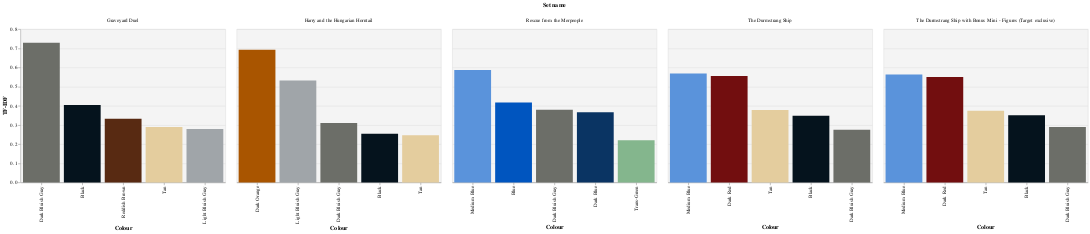

Source (notebook cell):
### Markdown cell above
### Goblet of Fire

### Code cell
alt.Chart(largest_colors_tfidf[largest_colors_tfidf['theme_name']=="Goblet of Fire"]).mark_bar().encode(
    y=alt.X('tf_idf', title='TF-IDF'),
    x=alt.X('color_name', sort=alt.Sort(field='tf_idf:Q', order='ascending'), title='Colour'),
    color=alt.Color("hex:N", scale=None, title='Colour'),
    tooltip=['hex'],
    column=alt.Column('name', title='Set name')
).resolve_scale(x='independent').configure_view(
    fill='#f4f4f4'
)

### Figure 1 — Vega-Lite specification as saved in the notebook (floating-point values rounded to 4 significant figures)
{"$schema": "https://vega.github.io/schema/vega-lite/v3.2.1.json", "config": {"mark": {"tooltip": null}, "view": {"fill": "#f4f4f4", "height": 300, "width": 400}}, "data": {"name": "data-171256b97035d6a378b69a967e35f8b7"}, "datasets": {"data-171256b97035d6a378b69a967e35f8b7": [{"color_name": "Medium Blue", "hex": "#5A93DB", "name": "Rescue from the Merpeople", "set_num": "4762-1", "tf_idf": 0.5861, "theme_name": "Goblet of Fire"}, {"color_name": "Blue", "hex": "#0055BF", "name": "Rescue from the Merpeople", "set_num": "4762-1", "tf_idf": 0.4174, "theme_name": "Goblet of Fire"}, {"color_name": "Dark Bluish Gray", "hex": "#6C6E68", "name": "Rescue from the Merpeople", "set_num": "4762-1", "tf_idf": 0.3792, "theme_name": "Goblet of Fire"}, {"color_name": "Dark Blue", "hex": "#0A3463", "name": "Rescue from the Merpeople", "set_num": "4762-1", "tf_idf": 0.3658, "theme_name": "Goblet of Fire"}, {"color_name": "Trans-Green", "hex": "#84B68D", "name": "Rescue from the Merpeople", "set_num": "4762-1", "tf_idf": 0.2198, "theme_name": "Goblet of Fire"}, {"color_name": "Dark Bluish Gray", "hex": "#6C6E68", "name": "Graveyard Duel", "set_num": "4766-1", "tf_idf": 0.7287, "theme_name": "Goblet of Fire"}, {"color_name": "Black", "hex": "#05131D", "name": "Graveyard Duel", "set_num": "4766-1", "tf_idf": 0.4045, "theme_name": "Goblet of Fire"}, {"color_name": "Reddish Brown", "hex": "#582A12", "name": "Graveyard Duel", "set_num": "4766-1", "tf_idf": 0.3317, "theme_name": "Goblet of Fire"}, {"color_name": "Tan", "hex": "#E4CD9E", "name": "Graveyard Duel", "set_num": "4766-1", "tf_idf": 0.2898, "theme_name": "Goblet of Fire"}, {"color_name": "Light Bluish Gray", "hex": "#A0A5A9", "name": "Graveyard Duel", "set_num": "4766-1", "tf_idf": 0.2784, "theme_name": "Goblet of Fire"}, {"color_name": "Dark Orange", "hex": "#A95500", "name": "Harry and the Hungarian Horntail", "set_num": "4767-1", "tf_idf": 0.6927, "theme_name": "Goblet of Fire"}, {"color_name": "Light Bluish Gray", "hex": "#A0A5A9", "name": "Harry and the Hungarian Horntail", "set_num": "4767-1", "tf_idf": 0.5322, "theme_name": "Goblet of Fire"}, {"color_name": "Dark Bluish Gray", "hex": "#6C6E68", "name": "Harry and the Hungarian Horntail", "set_num": "4767-1", "tf_idf": 0.3105, "theme_name": "Goblet of Fire"}, {"color_name": "Black", "hex": "#05131D", "name": "Harry and the Hungarian Horntail", "set_num": "4767-1", "tf_idf": 0.2545, "theme_name": "Goblet of Fire"}, {"color_name": "Tan", "hex": "#E4CD9E", "name": "Harry and the Hungarian Horntail", "set_num": "4767-1", "tf_idf": 0.2463, "theme_name": "Goblet of Fire"}, {"color_name": "Medium Blue", "hex": "#5A93DB", "name": "The Durmstrang Ship", "set_num": "4768-1", "tf_idf": 0.569, "theme_name": "Goblet of Fire"}, {"color_name": "Dark Red", "hex": "#720E0F", "name": "The Durmstrang Ship", "set_num": "4768-1", "tf_idf": 0.5559, "theme_name": "Goblet of Fire"}, {"color_name": "Tan", "hex": "#E4CD9E", "name": "The Durmstrang Ship", "set_num": "4768-1", "tf_idf": 0.3778, "theme_name": "Goblet of Fire"}, {"color_name": "Black", "hex": "#05131D", "name": "The Durmstrang Ship", "set_num": "4768-1", "tf_idf": 0.3479, "theme_name": "Goblet of Fire"}, {"color_name": "Dark Bluish Gray", "hex": "#6C6E68", "name": "The Durmstrang Ship", "set_num": "4768-1", "tf_idf": 0.2743, "theme_name": "Goblet of Fire"}, {"color_name": "Medium Blue", "hex": "#5A93DB", "name": "The Durmstrang Ship with Bonus Mini - Figures (Target exclusive)", "set_num": "4768-2", "tf_idf": 0.5636, "theme_name": "Goblet of Fire"}, {"color_name": "Dark Red", "hex": "#720E0F", "name": "The Durmstrang Ship with Bonus Mini - Figures (Target exclusive)", "set_num": "4768-2", "tf_idf": 0.5507, "theme_name": "Goblet of Fire"}, {"color_name": "Tan", "hex": "#E4CD9E", "name": "The Durmstrang Ship with Bonus Mini - Figures (Target exclusive)", "set_num": "4768-2", "tf_idf": 0.3742, "theme_name": "Goblet of Fire"}, {"color_name": "Black", "hex": "#05131D", "name": "The Durmstrang Ship with Bonus Mini - Figures (Target exclusive)", "set_num": "4768-2", "tf_idf": 0.35, "theme_name": "Goblet of Fire"}, {"color_name": "Dark Bluish Gray", "hex": "#6C6E68", "name": "The Durmstrang Ship with Bonus Mini - Figures (Target exclusive)", "set_num": "4768-2", "tf_idf": 0.2893, "theme_name": "Goblet of Fire"}]}, "encoding": {"color": {"field": "hex", "scale": null, "title": "Colour", "type": "nominal"}, "column": {"field": "name", "title": "Set name", "type": "nominal"}, "tooltip": [{"field": "hex", "type": "nominal"}], "x": {"field": "color_name", "sort": {"field": "tf_idf:Q", "order": "ascending"}, "title": "Colour", "type": "nominal"}, "y": {"field": "tf_idf", "title": "TF-IDF", "type": "quantitative"}}, "mark": "bar", "resolve": {"scale": {"x": "independent"}}}
